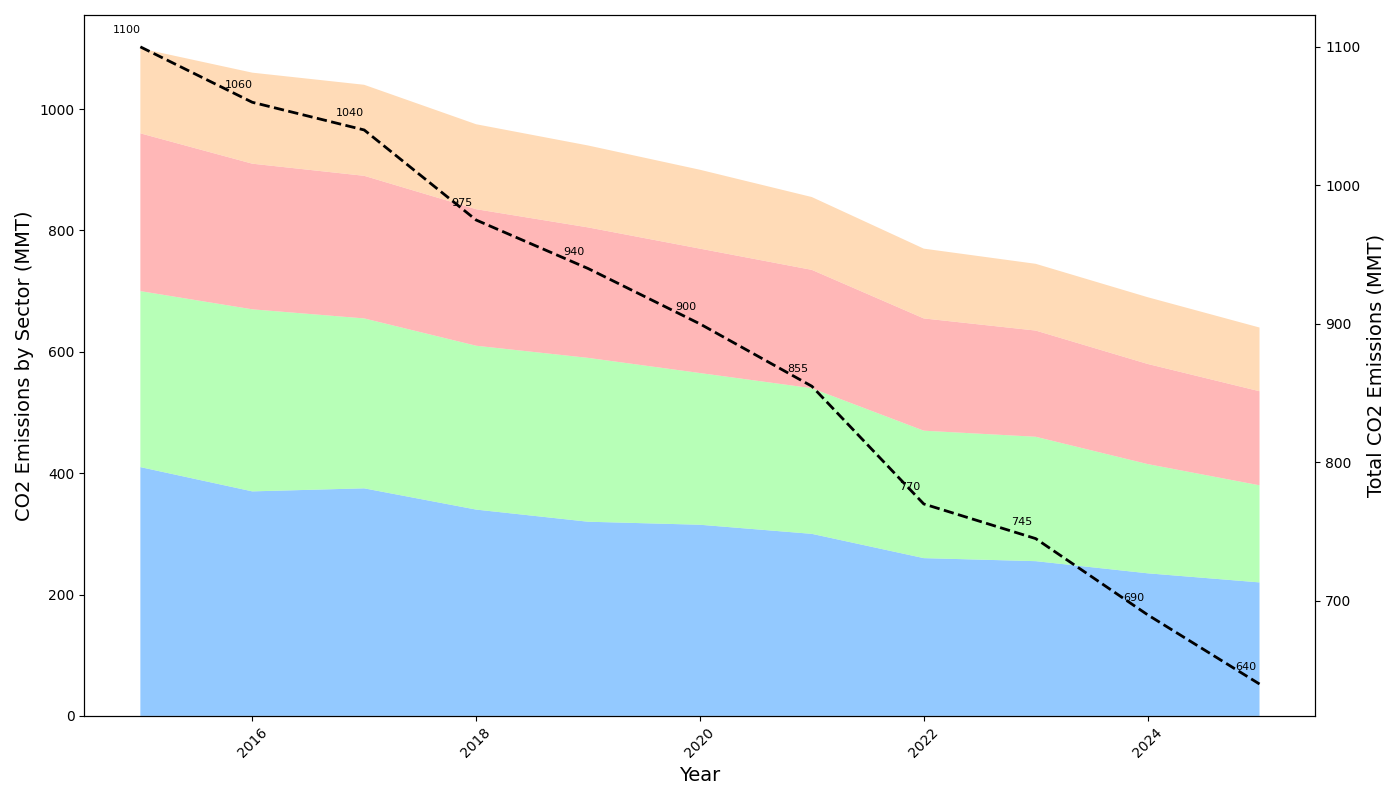

Generate this figure with Python:
import matplotlib.pyplot as plt
import numpy as np

years = np.arange(2015, 2026)
# Manually altered values within the same dimensional structure
energy = [410, 370, 375, 340, 320, 315, 300, 260, 255, 235, 220]
transport = [290, 300, 280, 270, 270, 250, 240, 210, 205, 180, 160]
industry = [260, 240, 235, 225, 215, 205, 195, 185, 175, 165, 155]
agriculture = [140, 150, 150, 140, 135, 130, 120, 115, 110, 110, 105]
total_emissions = np.array(energy) + np.array(transport) + np.array(industry) + np.array(agriculture)

fig, ax1 = plt.subplots(figsize=(14, 8))
ax2 = ax1.twinx()

ax1.stackplot(years, energy, transport, industry, agriculture, colors=['#66b3ff', '#99ff99', '#ff9999', '#ffcc99'], alpha=0.7)
ax2.plot(years, total_emissions, 'k--', linewidth=2)

for i, value in enumerate(total_emissions):
    ax2.annotate(f'{value}', (years[i], total_emissions[i]), textcoords="offset points", xytext=(-10,10), ha='center', fontsize=8)

ax1.set_xlabel('Year', fontsize=14)
ax1.set_ylabel('CO2 Emissions by Sector (MMT)', fontsize=14)
ax2.set_ylabel('Total CO2 Emissions (MMT)', fontsize=14)

ax1.tick_params(axis='x', labelrotation=45)
plt.tight_layout()
plt.show()
